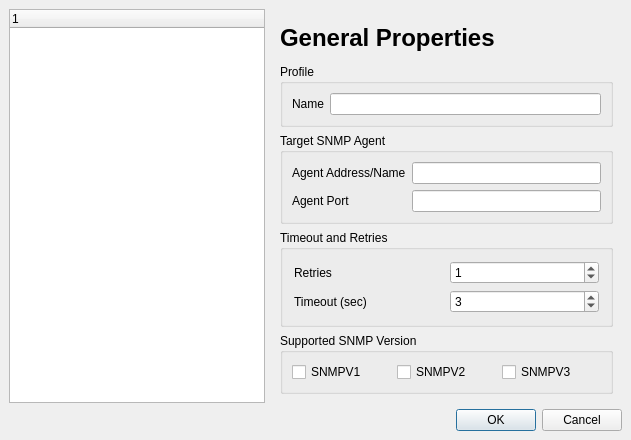
<?xml version="1.0" encoding="UTF-8"?>
<ui version="4.0">
 <comment>
    Copyright (c) 2004-2017 Martin Jolicoeur and contributors
    
    This file is part of the snmpb project and is free software: you can
    redistribute it and/or modify it under the terms of the GNU General
    Public License as published by the Free Software Foundation, either
    version 3 of the License, or (at your option) any later version.
    
    This program is distributed in the hope that it will be useful,
    but WITHOUT ANY WARRANTY; without even the implied warranty of
    MERCHANTABILITY or FITNESS FOR A PARTICULAR PURPOSE.  See the
    GNU General Public License for more details.
    
    You should have received a copy of the GNU General Public License
    along with this program.  If not, see http://www.gnu.org/licenses/.
</comment>
 <class>AgentProfile</class>
 <widget class="QDialog" name="AgentProfile">
  <property name="geometry">
   <rect>
    <x>0</x>
    <y>0</y>
    <width>631</width>
    <height>440</height>
   </rect>
  </property>
  <property name="sizePolicy">
   <sizepolicy hsizetype="Fixed" vsizetype="Fixed">
    <horstretch>0</horstretch>
    <verstretch>0</verstretch>
   </sizepolicy>
  </property>
  <property name="windowTitle">
   <string>Agent Profiles</string>
  </property>
  <property name="windowIcon">
   <iconset>
    <normaloff>images/snmpb.png</normaloff>images/snmpb.png</iconset>
  </property>
  <layout class="QGridLayout">
   <property name="margin">
    <number>9</number>
   </property>
   <property name="spacing">
    <number>6</number>
   </property>
   <item row="1" column="0" colspan="2">
    <widget class="QDialogButtonBox" name="OKCancelBox">
     <property name="orientation">
      <enum>Qt::Horizontal</enum>
     </property>
     <property name="standardButtons">
      <set>QDialogButtonBox::Cancel|QDialogButtonBox::Ok</set>
     </property>
    </widget>
   </item>
   <item row="0" column="0">
    <widget class="QTreeWidget" name="ProfileTree">
     <property name="sizePolicy">
      <sizepolicy hsizetype="Preferred" vsizetype="Preferred">
       <horstretch>0</horstretch>
       <verstretch>0</verstretch>
      </sizepolicy>
     </property>
     <column>
      <property name="text">
       <string notr="true">1</string>
      </property>
     </column>
    </widget>
   </item>
   <item row="0" column="1">
    <widget class="QStackedWidget" name="ProfileProps">
     <property name="currentIndex">
      <number>0</number>
     </property>
     <widget class="QWidget" name="ProfileGeneral">
      <layout class="QGridLayout">
       <property name="margin">
        <number>9</number>
       </property>
       <property name="spacing">
        <number>6</number>
       </property>
       <item row="1" column="0">
        <widget class="QGroupBox" name="Profile">
         <property name="title">
          <string>Profile</string>
         </property>
         <layout class="QGridLayout">
          <property name="margin">
           <number>9</number>
          </property>
          <property name="spacing">
           <number>6</number>
          </property>
          <item row="0" column="0">
           <widget class="QLabel" name="ProfileNameL">
            <property name="text">
             <string>Name</string>
            </property>
           </widget>
          </item>
          <item row="0" column="1">
           <widget class="QLineEdit" name="ProfileName">
            <property name="text">
             <string/>
            </property>
           </widget>
          </item>
         </layout>
        </widget>
       </item>
       <item row="2" column="0">
        <widget class="QGroupBox" name="TargetAgent">
         <property name="title">
          <string>Target SNMP Agent</string>
         </property>
         <layout class="QGridLayout">
          <property name="margin">
           <number>9</number>
          </property>
          <property name="spacing">
           <number>6</number>
          </property>
          <item row="0" column="0">
           <widget class="QLabel" name="AddressL">
            <property name="text">
             <string>Agent Address/Name</string>
            </property>
           </widget>
          </item>
          <item row="0" column="1">
           <widget class="QLineEdit" name="Address">
            <property name="text">
             <string/>
            </property>
           </widget>
          </item>
          <item row="1" column="1">
           <widget class="QLineEdit" name="Port">
            <property name="text">
             <string/>
            </property>
           </widget>
          </item>
          <item row="1" column="0">
           <widget class="QLabel" name="PortL">
            <property name="text">
             <string>Agent Port</string>
            </property>
           </widget>
          </item>
         </layout>
        </widget>
       </item>
       <item row="3" column="0">
        <widget class="QGroupBox" name="TimeoutRetries">
         <property name="title">
          <string>Timeout and Retries</string>
         </property>
         <layout class="QGridLayout">
          <property name="margin">
           <number>11</number>
          </property>
          <property name="spacing">
           <number>6</number>
          </property>
          <item row="1" column="0">
           <widget class="QLabel" name="TimeoutL">
            <property name="text">
             <string>Timeout (sec)</string>
            </property>
           </widget>
          </item>
          <item row="0" column="0">
           <widget class="QLabel" name="RetriesL">
            <property name="text">
             <string>Retries</string>
            </property>
           </widget>
          </item>
          <item row="0" column="1">
           <widget class="QSpinBox" name="Retries">
            <property name="maximum">
             <number>10</number>
            </property>
            <property name="value">
             <number>1</number>
            </property>
           </widget>
          </item>
          <item row="1" column="1">
           <widget class="QSpinBox" name="Timeout">
            <property name="minimum">
             <number>0</number>
            </property>
            <property name="maximum">
             <number>20</number>
            </property>
            <property name="value">
             <number>3</number>
            </property>
           </widget>
          </item>
         </layout>
        </widget>
       </item>
       <item row="4" column="0">
        <widget class="QGroupBox" name="Version">
         <property name="toolTip">
          <string>Select the SNMP version to use</string>
         </property>
         <property name="title">
          <string>Supported SNMP Version</string>
         </property>
         <property name="flat">
          <bool>false</bool>
         </property>
         <property name="checkable">
          <bool>false</bool>
         </property>
         <property name="checked">
          <bool>false</bool>
         </property>
         <layout class="QGridLayout">
          <property name="margin">
           <number>9</number>
          </property>
          <property name="spacing">
           <number>6</number>
          </property>
          <item row="0" column="1">
           <widget class="QCheckBox" name="V2">
            <property name="text">
             <string>SNMPV2</string>
            </property>
            <property name="checked">
             <bool>false</bool>
            </property>
           </widget>
          </item>
          <item row="0" column="0">
           <widget class="QCheckBox" name="V1">
            <property name="text">
             <string>SNMPV1</string>
            </property>
            <property name="checked">
             <bool>false</bool>
            </property>
            <property name="tristate">
             <bool>false</bool>
            </property>
           </widget>
          </item>
          <item row="0" column="2">
           <widget class="QCheckBox" name="V3">
            <property name="text">
             <string>SNMPV3</string>
            </property>
           </widget>
          </item>
         </layout>
        </widget>
       </item>
       <item row="0" column="0">
        <widget class="QLabel" name="GeneralL">
         <property name="text">
          <string>&lt;html&gt;&lt;head&gt;&lt;meta name=&quot;qrichtext&quot; content=&quot;1&quot; /&gt;&lt;style type=&quot;text/css&quot;&gt;
p, li { white-space: pre-wrap; }
&lt;/style&gt;&lt;/head&gt;&lt;body style=&quot; font-family:'Sans Serif'; font-size:12pt; font-weight:400; font-style:normal; text-decoration:none;&quot;&gt;
&lt;p style=&quot; margin-top:0px; margin-bottom:0px; margin-left:0px; margin-right:0px; -qt-block-indent:0; text-indent:0px;&quot;&gt;&lt;span style=&quot; font-size:18pt; font-weight:600;&quot;&gt;General Properties&lt;/span&gt;&lt;/p&gt;&lt;/body&gt;&lt;/html&gt;</string>
         </property>
        </widget>
       </item>
      </layout>
     </widget>
     <widget class="QWidget" name="ProfileV1V2c">
      <layout class="QGridLayout">
       <property name="margin">
        <number>9</number>
       </property>
       <property name="spacing">
        <number>6</number>
       </property>
       <item row="3" column="0">
        <spacer>
         <property name="orientation">
          <enum>Qt::Vertical</enum>
         </property>
         <property name="sizeHint" stdset="0">
          <size>
           <width>20</width>
           <height>141</height>
          </size>
         </property>
        </spacer>
       </item>
       <item row="1" column="0">
        <spacer>
         <property name="orientation">
          <enum>Qt::Vertical</enum>
         </property>
         <property name="sizeType">
          <enum>QSizePolicy::Fixed</enum>
         </property>
         <property name="sizeHint" stdset="0">
          <size>
           <width>20</width>
           <height>40</height>
          </size>
         </property>
        </spacer>
       </item>
       <item row="2" column="0">
        <widget class="QGroupBox" name="Communities">
         <property name="toolTip">
          <string>Here options specific to SNMPv1/v2c can be entered</string>
         </property>
         <property name="title">
          <string>Communities</string>
         </property>
         <layout class="QGridLayout">
          <property name="margin">
           <number>11</number>
          </property>
          <property name="spacing">
           <number>6</number>
          </property>
          <item row="0" column="1">
           <widget class="QLineEdit" name="ReadComm">
            <property name="text">
             <string/>
            </property>
           </widget>
          </item>
          <item row="0" column="0">
           <widget class="QLabel" name="ReadCommL">
            <property name="text">
             <string>Read community</string>
            </property>
           </widget>
          </item>
          <item row="1" column="1">
           <widget class="QLineEdit" name="WriteComm">
            <property name="text">
             <string/>
            </property>
           </widget>
          </item>
          <item row="1" column="0">
           <widget class="QLabel" name="WriteCommL">
            <property name="text">
             <string>Write community</string>
            </property>
           </widget>
          </item>
         </layout>
        </widget>
       </item>
       <item row="0" column="0">
        <widget class="QLabel" name="V1V2cL">
         <property name="text">
          <string>&lt;html&gt;&lt;head&gt;&lt;meta name=&quot;qrichtext&quot; content=&quot;1&quot; /&gt;&lt;style type=&quot;text/css&quot;&gt;
p, li { white-space: pre-wrap; }
&lt;/style&gt;&lt;/head&gt;&lt;body style=&quot; font-family:'Sans Serif'; font-size:12pt; font-weight:400; font-style:normal; text-decoration:none;&quot;&gt;
&lt;p style=&quot; margin-top:0px; margin-bottom:0px; margin-left:0px; margin-right:0px; -qt-block-indent:0; text-indent:0px;&quot;&gt;&lt;span style=&quot; font-size:18pt; font-weight:600;&quot;&gt;SNMPv1 / v2c Properties&lt;/span&gt;&lt;/p&gt;&lt;/body&gt;&lt;/html&gt;</string>
         </property>
        </widget>
       </item>
      </layout>
     </widget>
     <widget class="QWidget" name="ProfileBulk">
      <layout class="QGridLayout">
       <property name="margin">
        <number>9</number>
       </property>
       <property name="spacing">
        <number>6</number>
       </property>
       <item row="3" column="0">
        <spacer>
         <property name="orientation">
          <enum>Qt::Vertical</enum>
         </property>
         <property name="sizeHint" stdset="0">
          <size>
           <width>20</width>
           <height>40</height>
          </size>
         </property>
        </spacer>
       </item>
       <item row="1" column="0">
        <spacer>
         <property name="orientation">
          <enum>Qt::Vertical</enum>
         </property>
         <property name="sizeType">
          <enum>QSizePolicy::Fixed</enum>
         </property>
         <property name="sizeHint" stdset="0">
          <size>
           <width>20</width>
           <height>40</height>
          </size>
         </property>
        </spacer>
       </item>
       <item row="0" column="0">
        <widget class="QLabel" name="BulkL">
         <property name="text">
          <string>&lt;html&gt;&lt;head&gt;&lt;meta name=&quot;qrichtext&quot; content=&quot;1&quot; /&gt;&lt;style type=&quot;text/css&quot;&gt;
p, li { white-space: pre-wrap; }
&lt;/style&gt;&lt;/head&gt;&lt;body style=&quot; font-family:'Sans Serif'; font-size:12pt; font-weight:400; font-style:normal; text-decoration:none;&quot;&gt;
&lt;p style=&quot; margin-top:0px; margin-bottom:0px; margin-left:0px; margin-right:0px; -qt-block-indent:0; text-indent:0px;&quot;&gt;&lt;span style=&quot; font-size:18pt; font-weight:600;&quot;&gt;Get-Bulk Properties&lt;/span&gt;&lt;/p&gt;&lt;/body&gt;&lt;/html&gt;</string>
         </property>
        </widget>
       </item>
       <item row="2" column="0">
        <widget class="QGroupBox" name="GetBulk">
         <property name="title">
          <string>Get-Bulk</string>
         </property>
         <layout class="QGridLayout">
          <property name="margin">
           <number>9</number>
          </property>
          <property name="spacing">
           <number>6</number>
          </property>
          <item row="1" column="1">
           <widget class="QSpinBox" name="MaxRepetitions">
            <property name="value">
             <number>10</number>
            </property>
           </widget>
          </item>
          <item row="0" column="1">
           <widget class="QSpinBox" name="NonRepeaters">
            <property name="value">
             <number>0</number>
            </property>
           </widget>
          </item>
          <item row="0" column="0">
           <widget class="QLabel" name="NonRepeatersL">
            <property name="text">
             <string>Non repeaters</string>
            </property>
           </widget>
          </item>
          <item row="1" column="0">
           <widget class="QLabel" name="MaxRepetitionsL">
            <property name="text">
             <string>Max repetitions</string>
            </property>
           </widget>
          </item>
         </layout>
        </widget>
       </item>
      </layout>
     </widget>
     <widget class="QWidget" name="ProfileV3">
      <layout class="QGridLayout">
       <property name="margin">
        <number>9</number>
       </property>
       <property name="spacing">
        <number>6</number>
       </property>
       <item row="4" column="0">
        <spacer>
         <property name="orientation">
          <enum>Qt::Vertical</enum>
         </property>
         <property name="sizeHint" stdset="0">
          <size>
           <width>20</width>
           <height>40</height>
          </size>
         </property>
        </spacer>
       </item>
       <item row="3" column="0">
        <widget class="QGroupBox" name="V3Context">
         <property name="title">
          <string>SNMPv3 context</string>
         </property>
         <layout class="QGridLayout">
          <property name="margin">
           <number>9</number>
          </property>
          <property name="spacing">
           <number>6</number>
          </property>
          <item row="0" column="1">
           <widget class="QLineEdit" name="ContextName"/>
          </item>
          <item row="1" column="1">
           <widget class="QLineEdit" name="ContextEngineID"/>
          </item>
          <item row="0" column="0">
           <widget class="QLabel" name="ContextNameL">
            <property name="text">
             <string>Context Name</string>
            </property>
           </widget>
          </item>
          <item row="1" column="0">
           <widget class="QLabel" name="ContextEngineIDL">
            <property name="text">
             <string>Context Engine ID</string>
            </property>
           </widget>
          </item>
         </layout>
        </widget>
       </item>
       <item row="2" column="0">
        <widget class="QGroupBox" name="V3User">
         <property name="enabled">
          <bool>true</bool>
         </property>
         <property name="title">
          <string>SNMPv3 user (USM)</string>
         </property>
         <layout class="QGridLayout">
          <property name="margin">
           <number>9</number>
          </property>
          <property name="spacing">
           <number>6</number>
          </property>
          <item row="1" column="0">
           <widget class="QLabel" name="SecLevelL">
            <property name="text">
             <string>Security Level</string>
            </property>
           </widget>
          </item>
          <item row="0" column="0">
           <widget class="QLabel" name="SecNameL">
            <property name="text">
             <string>Security Name</string>
            </property>
           </widget>
          </item>
          <item row="1" column="1">
           <widget class="QComboBox" name="SecLevel">
            <item>
             <property name="text">
              <string>noAuthNoPriv</string>
             </property>
            </item>
            <item>
             <property name="text">
              <string>authNoPriv</string>
             </property>
            </item>
            <item>
             <property name="text">
              <string>authPriv</string>
             </property>
            </item>
           </widget>
          </item>
          <item row="0" column="1">
           <widget class="QComboBox" name="SecName"/>
          </item>
         </layout>
        </widget>
       </item>
       <item row="0" column="0">
        <widget class="QLabel" name="V3L">
         <property name="text">
          <string>&lt;html&gt;&lt;head&gt;&lt;meta name=&quot;qrichtext&quot; content=&quot;1&quot; /&gt;&lt;style type=&quot;text/css&quot;&gt;
p, li { white-space: pre-wrap; }
&lt;/style&gt;&lt;/head&gt;&lt;body style=&quot; font-family:'Sans Serif'; font-size:12pt; font-weight:400; font-style:normal; text-decoration:none;&quot;&gt;
&lt;p style=&quot; margin-top:0px; margin-bottom:0px; margin-left:0px; margin-right:0px; -qt-block-indent:0; text-indent:0px;&quot;&gt;&lt;span style=&quot; font-size:18pt; font-weight:600;&quot;&gt;SNMPv3 Properties&lt;/span&gt;&lt;/p&gt;&lt;/body&gt;&lt;/html&gt;</string>
         </property>
        </widget>
       </item>
       <item row="1" column="0">
        <spacer>
         <property name="orientation">
          <enum>Qt::Vertical</enum>
         </property>
         <property name="sizeType">
          <enum>QSizePolicy::Fixed</enum>
         </property>
         <property name="sizeHint" stdset="0">
          <size>
           <width>20</width>
           <height>40</height>
          </size>
         </property>
        </spacer>
       </item>
      </layout>
     </widget>
    </widget>
   </item>
  </layout>
 </widget>
 <tabstops>
  <tabstop>ProfileTree</tabstop>
  <tabstop>ProfileName</tabstop>
  <tabstop>Address</tabstop>
  <tabstop>Port</tabstop>
  <tabstop>Retries</tabstop>
  <tabstop>Timeout</tabstop>
  <tabstop>V1</tabstop>
  <tabstop>V2</tabstop>
  <tabstop>V3</tabstop>
  <tabstop>ReadComm</tabstop>
  <tabstop>WriteComm</tabstop>
  <tabstop>NonRepeaters</tabstop>
  <tabstop>MaxRepetitions</tabstop>
  <tabstop>SecName</tabstop>
  <tabstop>SecLevel</tabstop>
  <tabstop>ContextName</tabstop>
  <tabstop>ContextEngineID</tabstop>
  <tabstop>OKCancelBox</tabstop>
 </tabstops>
 <resources/>
 <connections>
  <connection>
   <sender>OKCancelBox</sender>
   <signal>accepted()</signal>
   <receiver>AgentProfile</receiver>
   <slot>accept()</slot>
   <hints>
    <hint type="sourcelabel">
     <x>258</x>
     <y>499</y>
    </hint>
    <hint type="destinationlabel">
     <x>157</x>
     <y>274</y>
    </hint>
   </hints>
  </connection>
  <connection>
   <sender>OKCancelBox</sender>
   <signal>rejected()</signal>
   <receiver>AgentProfile</receiver>
   <slot>reject()</slot>
   <hints>
    <hint type="sourcelabel">
     <x>326</x>
     <y>499</y>
    </hint>
    <hint type="destinationlabel">
     <x>286</x>
     <y>274</y>
    </hint>
   </hints>
  </connection>
 </connections>
</ui>
